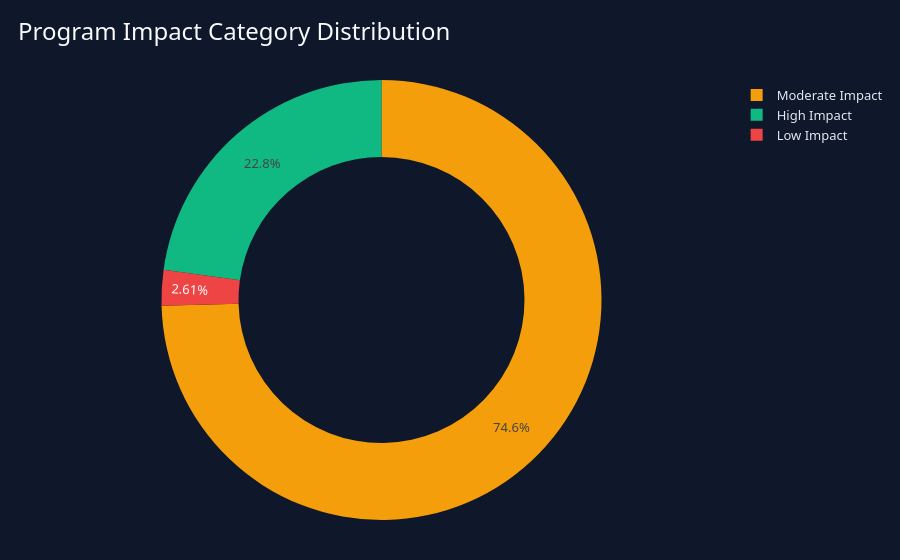

The cell this chart's notebook holds for it:
### Code cell
# =========================================================
# 4. IMPACT CATEGORY DISTRIBUTION
# =========================================================

impact_df = (
    df["impact_category"]
    .value_counts()
    .reset_index()
)
impact_df.columns = ["Impact Category", "Count"]

fig = px.pie(
    impact_df,
    names="Impact Category",
    values="Count",
    hole=0.65,
    title="Program Impact Category Distribution",
    color="Impact Category",
    color_discrete_map={
        "High Impact": "#10B981",
        "Moderate Impact": "#F59E0B",
        "Low Impact": "#EF4444"
    }
)

fig.update_layout(**CHART_LAYOUT)
fig.show()

# Save screenshot as:
# assets/impact-category-distribution.png

### Figure 1 — Plotly figure (JSON) as saved in the notebook; plotly's stock layout.template omitted (floating-point values rounded to 4 significant figures)
{"data": [{"customdata": [["Moderate Impact"], ["High Impact"], ["Low Impact"]], "domain": {"x": [0, 1], "y": [0, 1]}, "hole": 0.65, "hovertemplate": "Impact Category=%{customdata[0]}<br>Count=%{value}<extra></extra>", "labels": ["Moderate Impact", "High Impact", "Low Impact"], "legendgroup": "", "marker": {"colors": ["#F59E0B", "#10B981", "#EF4444"]}, "name": "", "showlegend": true, "type": "pie", "values": [7459, 2280, 261]}], "layout": {"font": {"color": "#E2E8F0", "family": "Segoe UI", "size": 13}, "legend": {"tracegroupgap": 0}, "margin": {"b": 40, "l": 40, "r": 40, "t": 80}, "paper_bgcolor": "#0F172A", "plot_bgcolor": "#0F172A", "title": {"font": {"color": "#F8FAFC", "size": 24}, "text": "Program Impact Category Distribution", "x": 0.02}}}
